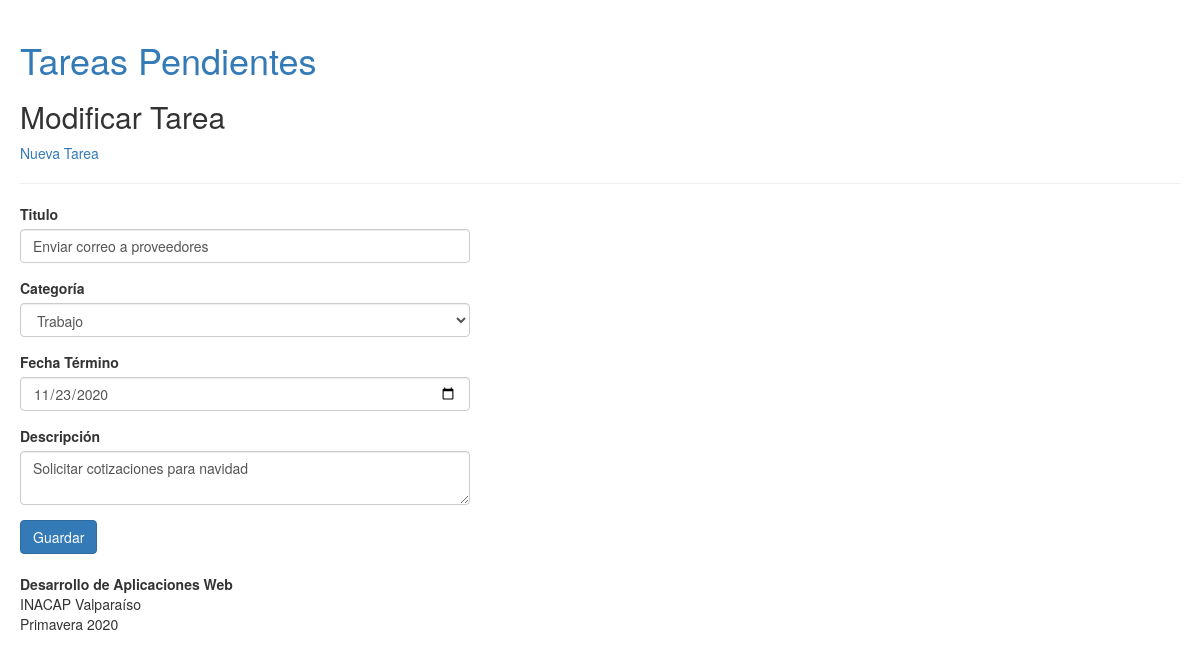
Page /editartarea.php?id=9 (signed in) on the committed database.
### tables this page shows
CREATE TABLE `tarea` (
  `idTarea` int(11) NOT NULL,
  `titulo` varchar(45) DEFAULT NULL,
  `categoria` varchar(15) DEFAULT NULL,
  `fechaTermino` datetime DEFAULT NULL,
  `descripcion` varchar(100) DEFAULT NULL,
  `username` varchar(20) DEFAULT NULL
);

### clases/TareaService.php (called while the page is built, shortened)
<?php
include_once 'Conexion.php';
include_once 'Tarea.php';
class TareaService{
    private $con;
    function __construct(){
        $this->con = new Conexion();
    }
    public function getTarea($id){
        $sql = "SELECT * FROM tarea WHERE idTarea = $id";
        $result = $this->con->query($sql);
        $datosTarea = $result->fetch_array();
        $tarea = new Tarea();
        $tarea->setId($datosTarea["idTarea"]);
        $tarea->setTitulo($datosTarea["titulo"]);
        $tarea->setFechaFin($datosTarea["fechaTermino"]);
        $tarea->setCategoria($datosTarea["categoria"]);
        $tarea->setDescripcion($datosTarea["descripcion"]);
        return $tarea;
    }
}

### clases/Conexion.php (called while the page is built)
<?php
class Conexion{
    private $server = "127.0.0.1:3306";
    private $username = "root";
    private $password = "";
    private $database = "tareaspendientes";
    private $link;
    function __construct(){
        $this->link = mysqli_connect($this->server, $this->username, $this->password, $this->database);
    }
    public function query($sql){
        return $this->link->query($sql);
    }
}

### clases/Tarea.php (called while the page is built, shortened)
<?php
class Tarea{
    private $titulo;
    private $categoria;
    private $fechaFin;
    private $descripcion;
    public function setTitulo($value){
        $this->titulo = $value;
    }
    public function getTitulo(){
        return $this->titulo;
    }
    public function setCategoria($value){
        $this->categoria = $value;
    }
    public function getCategoria(){
        return $this->categoria;
    }
    public function setFechaFin($value){
        $this->fechaFin = $value;
    }
    public function getFechaFin(){
        return $this->fechaFin;
    }
    public function setDescripcion($value){
        $this->descripcion = $value;
    }
    public function getDescripcion(){
        return $this->descripcion;
    }
}

### editartarea.php (the view, shortened to what this page needs)
<?php
    include_once 'clases/Tarea.php';
    include_once 'clases/TareaService.php';
    $id = $_GET["id"];
    $ts = new TareaService();
    $tarea = $ts->getTarea($id);
    $c= $tarea->getCategoria();
?>
<?php include_once 'head.php'; ?>
<body style="padding:20px">
<a href="index.php"><h1>Tareas Pendientes</h1></a>
    <h2>Modificar Tarea</h2>
    <a href="nuevatarea.php">Nueva Tarea</a>
    <hr>
    <div style="width: 450px">
        <form action="editartarea2.php" method="POST">
            <div class="form-group">
                <label for="txtTitulo">Titulo</label>
                <input type="text" class="form-control" id="txtTitulo" name="txtTitulo" value="<?=$tarea->getTitulo(); ?>">
            </div>
            <div class="form-group">
                <label for="cboCategoria">Categoría</label>
                <select class="form-control" id="cboCategoria" name="cboCategoria">
                    <option <?php if($c == 'Trabajo') echo 'selected';  ?>>Trabajo</option>
                </select>
            </div>
            <div class="form-group">
                <label for="txtFechaFin">Fecha Término</label>
                <input type="date" class="form-control" id="txtFechaFin" name="txtFechaFin" value="<?php echo date('Y-m-d', strtotime($tarea->getFechaFin())); ?>">
            </div>
            <div class="form-group">
                <label for="txtDescripcion">Descripción</label>
                <textarea class="form-control" id="txtDescripcion" name="txtDescripcion"><?=$tarea->getDescripcion(); ?></textarea>
            </div>
            <button type="submit" class="btn btn-primary">Guardar</button>
        </form>
    </div>
    <br>
    <strong>Desarrollo de Aplicaciones Web</strong><br>
    INACAP Valparaíso <br>
    Primavera 2020
</body>
</html>

### rows in the picture
tarea: txtTitulo "Enviar correo a proveedores", cboCategoria "Trabajo", txtFechaFin "11/23/2020", txtDescripcion "Solicitar cotizaciones para navidad"
